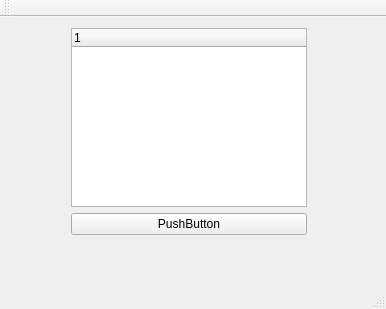
<?xml version="1.0" encoding="UTF-8"?>
<ui version="4.0">
 <class>MainWindow</class>
 <widget class="QMainWindow" name="MainWindow">
  <property name="geometry">
   <rect>
    <x>0</x>
    <y>0</y>
    <width>386</width>
    <height>309</height>
   </rect>
  </property>
  <property name="windowTitle">
   <string>MainWindow</string>
  </property>
  <widget class="QWidget" name="centralWidget">
   <widget class="QWidget" name="">
    <property name="geometry">
     <rect>
      <x>60</x>
      <y>0</y>
      <width>258</width>
      <height>229</height>
     </rect>
    </property>
    <layout class="QVBoxLayout" name="verticalLayout">
     <item>
      <widget class="QTreeWidget" name="treeWidget">
       <column>
        <property name="text">
         <string notr="true">1</string>
        </property>
       </column>
      </widget>
     </item>
     <item>
      <widget class="QPushButton" name="pushButton">
       <property name="text">
        <string>PushButton</string>
       </property>
      </widget>
     </item>
    </layout>
   </widget>
  </widget>
  <widget class="QMenuBar" name="menuBar">
   <property name="geometry">
    <rect>
     <x>0</x>
     <y>0</y>
     <width>386</width>
     <height>26</height>
    </rect>
   </property>
  </widget>
  <widget class="QToolBar" name="mainToolBar">
   <attribute name="toolBarArea">
    <enum>TopToolBarArea</enum>
   </attribute>
   <attribute name="toolBarBreak">
    <bool>false</bool>
   </attribute>
  </widget>
  <widget class="QStatusBar" name="statusBar"/>
 </widget>
 <layoutdefault spacing="6" margin="11"/>
 <resources/>
 <connections/>
</ui>
